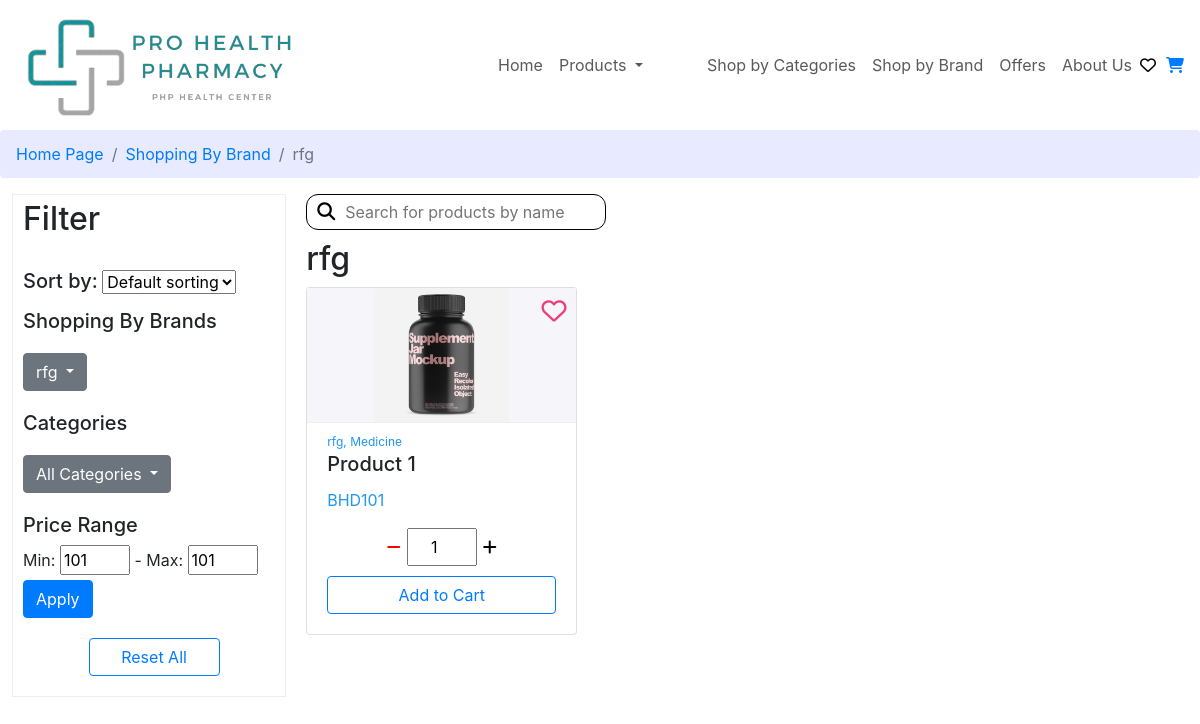
The app's page /Interface/ProductByBrand.php?Brand=rfg with its own data.
### Interface/ProductByBrand.php (the view, shortened to what this page needs)
<?php
try {
  require("../Connection/init.php");
  $query = "SELECT * FROM `product data` WHERE Brand = ?";
  $brandName = isset($_SESSION['brandName']) ? $_SESSION['brandName'] : null;
  $sortingOrder = isset($_SESSION['sortingOrder']) ? $_SESSION['sortingOrder'] : "ProductID";
  $exc = [$brandName];
  $query .= " ORDER BY $sortingOrder";
  $data = $db->prepare($query);
  $data->execute($exc);
  $count = $data->rowCount();
?>
  <!DOCTYPE html>
  <html lang="en">
  <head>
    <link rel="stylesheet" href="../css/main.css" />
    <link rel="stylesheet" href="../css/all.min.css" />
    <link href="https://cdnjs.cloudflare.com/ajax/libs/bootstrap/5.3.0/css/bootstrap.min.css" rel="stylesheet">
  </head>
  <body>
    <?php
    include "../header.php";
    ?>
    <nav style="--bs-breadcrumb-divider: '>';" aria-label="breadcrumb" class="navContainerProducts">
      <ol class="breadcrumb">
        <li class="breadcrumb-item"><a href="HomePageCustomer.php">Home Page</a></li>
        <li class="breadcrumb-item"><a href="ShopByCategories.php">Shopping By Brand</a></li>
        <li class="breadcrumb-item active" aria-current="page"><?php echo $brandName ?></li>
      </ol>
    </nav>
    <div class="containerProducts">
      <div class="filter" id="showFilterDiv">
        <h2 style="margin-bottom: 30px;">Filter</h2>
        <div class="sort-options">
          <label for="sort">
            <h5>Sort by:</h5>
          </label>
          <select id="sort" name="sort" onchange="sortProducts(this)">
            <option value="Default" <?php if (!isset($_GET["sort"]) || $_GET["sort"] === "") echo "selected" ?>>
              Default sorting
            </option>
          </select>
        </div>
        <h5>Shopping By Brands</h5>
        <div class=" dropdown">
          <button class="btn btn-secondary dropdown-toggle" type="button" id="dropdownMenuButton" data-bs-toggle="dropdown" aria-expanded="false">
            <?php
            echo $brandName;
            ?>
          </button>
        </div>
        <h5>Categories</h5>
        <div class=" dropdown">
          <button class="btn btn-secondary dropdown-toggle" type="button" id="dropdownMenuButton" data-bs-toggle="dropdown" aria-expanded="false">
            <?php
            if (isset($_GET['Category'])) {
              $selectedCategory = $_GET['Category'];
              echo $selectedCategory;
            } else {
              echo 'All Categories';
            }
            ?>
          </button>
        </div>
        <?Php
        if (isset($_GET['Category'])) {
          $selectedCategory = $_GET['Category'];
          $minMaxQuery = "SELECT MIN(Price) AS MinPrice, MAX(Price) AS MaxPrice FROM `product data` WHERE Brand = ? AND Type = ?";
          $minMaxData = $db->prepare($minMaxQuery);
          $minMaxData->execute([$brandName, $selectedCategory]);
        } else {
          $minMaxQuery = "SELECT MIN(Price) AS MinPrice, MAX(Price) AS MaxPrice FROM `product data` WHERE Brand = ?";
          $minMaxData = $db->prepare($minMaxQuery);
          $minMaxData->execute([$brandName]);
        }
        $minMaxResult = $minMaxData->fetch(PDO::FETCH_ASSOC);
        $minPrice = $minMaxResult['MinPrice'];
        $maxPrice = $minMaxResult['MaxPrice'];
        ?>
        <div>
          <form action="ProductByBrand.php" method="GET">
            <h5>Price Range</h5>
            <div>
              <div>
                Min: <input type="number" name="minPrice" id="minPrice" style="width: 70px;" min="<?php echo $minPrice ?>" max="<?php echo $maxPrice ?>" value="<?php echo isset($_GET['minPrice']) ? $_GET['minPrice'] : $minPrice ?>">
                -
                Max: <input type="number" name="maxPrice" id="maxPrice" style="width: 70px;" min="<?php echo isset($_GET['minPrice']) ? $_GET['minPrice'] : $minPrice ?>" max="<?php echo $maxPrice ?>" value="<?php echo isset($_GET['maxPrice']) ? $_GET['maxPrice'] : $maxPrice ?>">
              </div>
              <div style="margin-top: 5px;">
                <input type="submit" class="btn btn-primary" value="Apply">
              </div>
            </div>
          </form>
        </div>
        <div style="margin: 20px 0;">
          <form action="ProductByBrand.php" method="GET">
            <button type="submit" class="btn btn-outline-primary mx-auto d-block" style="width: 50%;">Reset All</button>
          </form>
        </div>
      </div>
      <?php
      if ($count > 0) {
      ?>
        <div class="content">
          <div style="max-width: 300px;">
            <span>
              <span class="SearchSpan">
                <input type="search" id="searchInput" placeholder="Search for products by name">
                <i class="fa-solid fa-magnifying-glass"></i>
              </span>
            </span>
          </div>
          <div class="headerContainer">
            <h2 class="title" style="width: fit-content;"> <?php echo $brandName ?></h2>
          </div>
          <div class="row row-cols-1 row-cols-md-2 row-cols-lg-3 g-4">
            <?php
            while ($row = $data->fetch()) {
              $productID = $row["ProductID"];
              $Quantity = $row["Quantity"];
              $Type = $row["Type"];
              $currentDate = date("Y-m-d");
              $stmt = $db->prepare("SELECT DiscountedPrice FROM `offers data` WHERE ProductID = ?
                      AND StartDate <= ? AND EndDate >= ?");
              $stmt->execute([$productID, $currentDate, $currentDate]);
              $countOffer = $stmt->rowCount();
              $name = $row["Name"];
              $price = $row["Price"];
              $Photo = $row["Photo"];
              $Availability = $row["Availability"];
              $ExpireDate = $row["ExpireDate"];
            ?>
              <div class="col">
                <div class="card card-color:red">
                  <div class="cartImag">
                    <img src="../images/<?php echo $Photo ?>" class="card-img-top w-50 mx-auto d-block">
                  </div>
                  <div class="card-body">
                    <?php
                    if (isset($_SESSION['user_id'])) {
                      $userID = $_SESSION['user_id'];
                    ?>
                      <div class="HeartDiv">
                        <?php
                        $check = $db->prepare("SELECT * FROM `wish list data` WHERE ProductID = ? And UserID = ?");
                        $check->execute([$productID, $userID]);
                        $checkResult = $check->rowCount();
                        $dataWishList = $check->fetch();
                        ?>
                        <a href="#" class="wishlist-action" data-product-id="<?php echo $productID; ?>" data-wishlist-id="<?php echo isset($dataWishList["WID"]) ? $dataWishList["WID"] : ''; ?>">
                          <i id="HeartIcon" class="<?php echo isset($dataWishList["WID"]) ? 'fa-solid' : 'fa-regular'; ?> fa-heart"></i>
                        </a>
                      </div>
                    <?php
                    } else {
                    ?>
                      <div class="HeartDiv">
                        <a href="#" tabindex="0" data-bs-toggle="modal" data-bs-target="#alertModal_<?php echo $productID ?>">
                          <i class="fa-regular fa-heart" id="HeartIcon2"></i>
                        </a>
                      </div>
                    <?php
                    }
                    ?>
                    <span><?php echo $brandName . ", " . $Type ?></span>
                    <h5 class="card-title"><?php echo $name ?></h5>
                    <?php
                    if ($countOffer === 0) {
                    ?>
                      <p class="card-text nowPrice"><?php echo "BHD" . $price ?></p>
                    <?php
                    }
                    $maxValue = min(24, $Quantity);
                    ?>
                    <div class="inputQtyContainer">
                      <button class="btnMins" id="decreaseQty"><i class="fas fa-minus"></i></button>
                      <input type="number" class="custom-number-input" id="quantity" value="1" min="1" max="<?php echo $maxValue ?>" productID=<?php echo $productID ?>>
                      <button class="btnPlus" id="increaseQty"><i class="fas fa-plus"></i></button>
                    </div>
                    <?php
                    if (isset($_SESSION['user_id'])) {
                      if ($Availability === 1) {
                        if ($ExpireDate <= $currentDate) {
                    ?>
                          <button id="outOfStock" type="button" class="btn btn-outline-primary w-100 d-block mx-auto" style="pointer-events: none; filter: none; background-color:#eee;
                          border-color:#ddd; color:#333;">
                            Out Of Stock
                          </button>
                        <?php
                        } else {
                        ?>
                          <button type="button" onclick="addToCart(<?php echo $productID ?>)" class="btn btn-outline-primary w-100 d-block mx-auto">Add to Cart</button>
                        <?php
                        }
                      } else {
                        ?>
                        <button id="outOfStock" type="button" class="btn btn-outline-primary w-100 d-block mx-auto" style="pointer-events: none; filter: none; background-color:#eee;
                      border-color:#ddd; color:#333;">
                          Out Of Stock
                        </button>
                      <?php
                      }
                    } else {
                      ?>
                      <button type="button" class="btn btn-outline-primary w-100 d-block mx-auto" data-bs-toggle="modal" data-bs-target="#cartModal_<?php echo $productID ?>">
                        Add to Cart
                      </button>
                    <?php
                    }
                    ?>
                  </div>
                </div>
              </div>
            <?php
            }
            ?>
          </div>
        </div>
      <?php
      } else {
      ?>
        <h3 style="width: 100%; margin: 10px">Not Found Products</h3>
      <?php
      }
      ?>
    </div>
  </body>
  </html>
<?php
} catch (PDOException $e) {
  echo "Error: " . $e->getMessage();
}
?>

### css/main.css (style rules this page uses)
* { box-sizing: border-box; }
.navContainerProducts .breadcrumb { background-color: #e8eaff; }
.containerProducts { display: flex; justify-content: space-between; }
.containerProducts .filter { padding-top: 5px; width: 30%; margin-left: 1%; padding-left: 10px; border: 1px solid #eee; height: fit-content; }
.containerProducts .filter .dropdown { margin: 20px 0; }
.containerProducts .content { padding: 0 20px; width: 65%; }
.containerProducts .content { width: 100%; }
.containerProducts .content span { font-size: 12px; color: #2196f3; }
.containerProducts .content .card-body { border-top: 1px solid #eee; }
.containerProducts .content .col { position: relative; margin-bottom: 20px; }
.containerProducts .content .card-body .HeartDiv { position: absolute; top: 5px; right: 10px; font-size: 25px; color: #ec407a; }
.containerProducts .content .card-body .HeartDiv #HeartIcon, .containerProducts .content .card-body .HeartDiv #HeartIcon2 { color: #ec407a; }
.containerProducts .content .card-body { padding-top: 5px; }
.containerProducts .content .card-body .nowPrice { color: #2196f3; font-size: 16px; }
.containerProducts .headerContainer { display: flex; justify-content: space-between; align-items: center; font-size: 30px; }
.containerProducts .inputQtyContainer { display: flex; justify-content: center; align-items: center; margin-bottom: 10px; }
.containerProducts .custom-number-input { width: 70px; display: flex; text-align: center; padding: 5px 0; }
.containerProducts .btnMins { background-color: white; border: none; color: red; }
.containerProducts .btnPlus { background-color: white; border: none; color: #000000; }
.containerProducts .cartImag { background-color: #f6f5fa; }
input#searchInput { outline: none; border: 1px solid; border-radius: 12px; padding: 5px 0; padding-left: 38px; width: 200px; font-size: 16px; margin-bottom: 10px; padding-right: 6px; width: 100%; }
.SearchSpan { position: relative; }
.SearchSpan i { position: absolute; left: 20px; color: black; top: 41%; transform: translate(-50%, -50%); font-size: 18px; }

### records on screen
product data: Photo (picture), Type "Medicine", Name "Product 1", Price "101", ProductID "1"

### other values on screen
$brandName "rfg"
